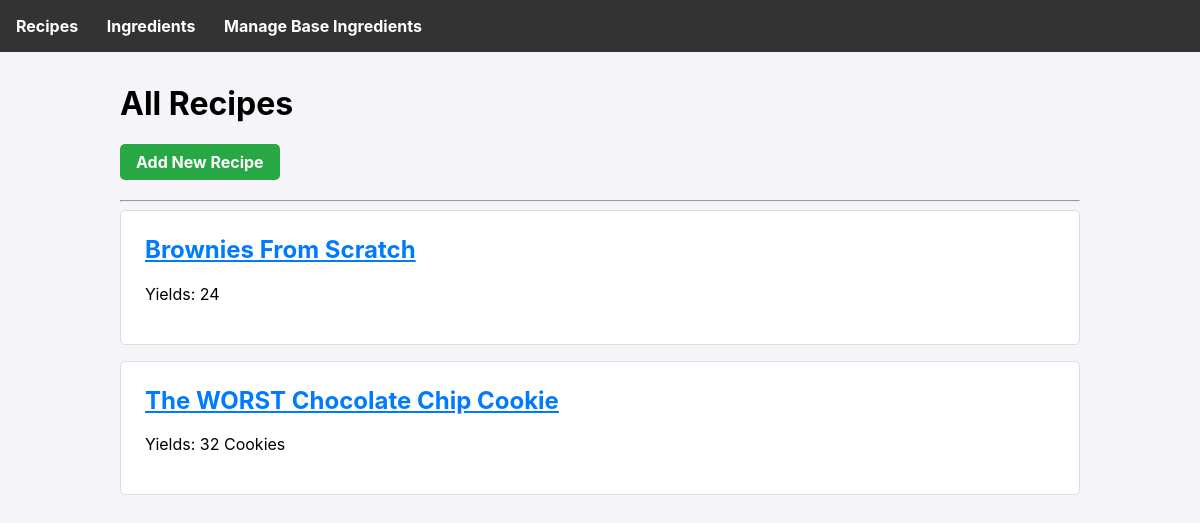
The page / on the database its author committed.
### tables this page shows
CREATE TABLE recipes (
        id INTEGER PRIMARY KEY AUTOINCREMENT,
        name TEXT UNIQUE NOT NULL,
        preparation_instructions TEXT,
        bake_instructions TEXT,
        yield TEXT
    );

### app.py (the view)
@app.route('/')
def index():
    db = get_db()
    recipes = db.execute('SELECT * FROM recipes ORDER BY name').fetchall()
    return render_template('index.html', recipes=recipes)

### app.py (called while the page is built)
def get_db():
    if 'db' not in g:
        g.db = sqlite3.connect(DATABASE)
        g.db.row_factory = sqlite3.Row
    return g.db

### templates/index.html
{% extends 'base.html' %}
{% block content %}
    <h1>All Recipes</h1>
    <a href="{{ url_for('add_recipe') }}" class="button button-green">Add New Recipe</a>
    <hr style="margin-top: 1.2rem;">
    {% for recipe in recipes %}
        <div class="card">
            <h2><a href="{{ url_for('recipe_detail', recipe_id=recipe.id) }}">{{ recipe.name }}</a></h2>
            <p>Yields: {{ recipe.yield }}</p>
        </div>
    {% else %}
        <p>No recipes found. Add one!</p>
    {% endfor %}
{% endblock %}

### templates/base.html (style rules this page uses)
body { font-family: -apple-system, BlinkMacSystemFont, "Segoe UI", Roboto, "Helvetica Neue", Arial, sans-serif; margin: 0; background-color: #f4f4f9; }
.card { background-color: white; border: 1px solid #ddd; border-radius: 5px; padding: 1.5rem; margin-bottom: 1rem; }
.card h2 { margin-top: 0; }
a { color: #007bff; }
.button { display: inline-block; padding: 0.5rem 1rem; border-radius: 5px; text-decoration: none; font-weight: bold; border: none; cursor: pointer; text-align: center; }
.button-green { background-color: #28a745; color: white; }

### rows shown on the page
recipes: name "Brownies From Scratch", yield "24"
recipes: name "The WORST Chocolate Chip Cookie", yield "32 Cookies"
